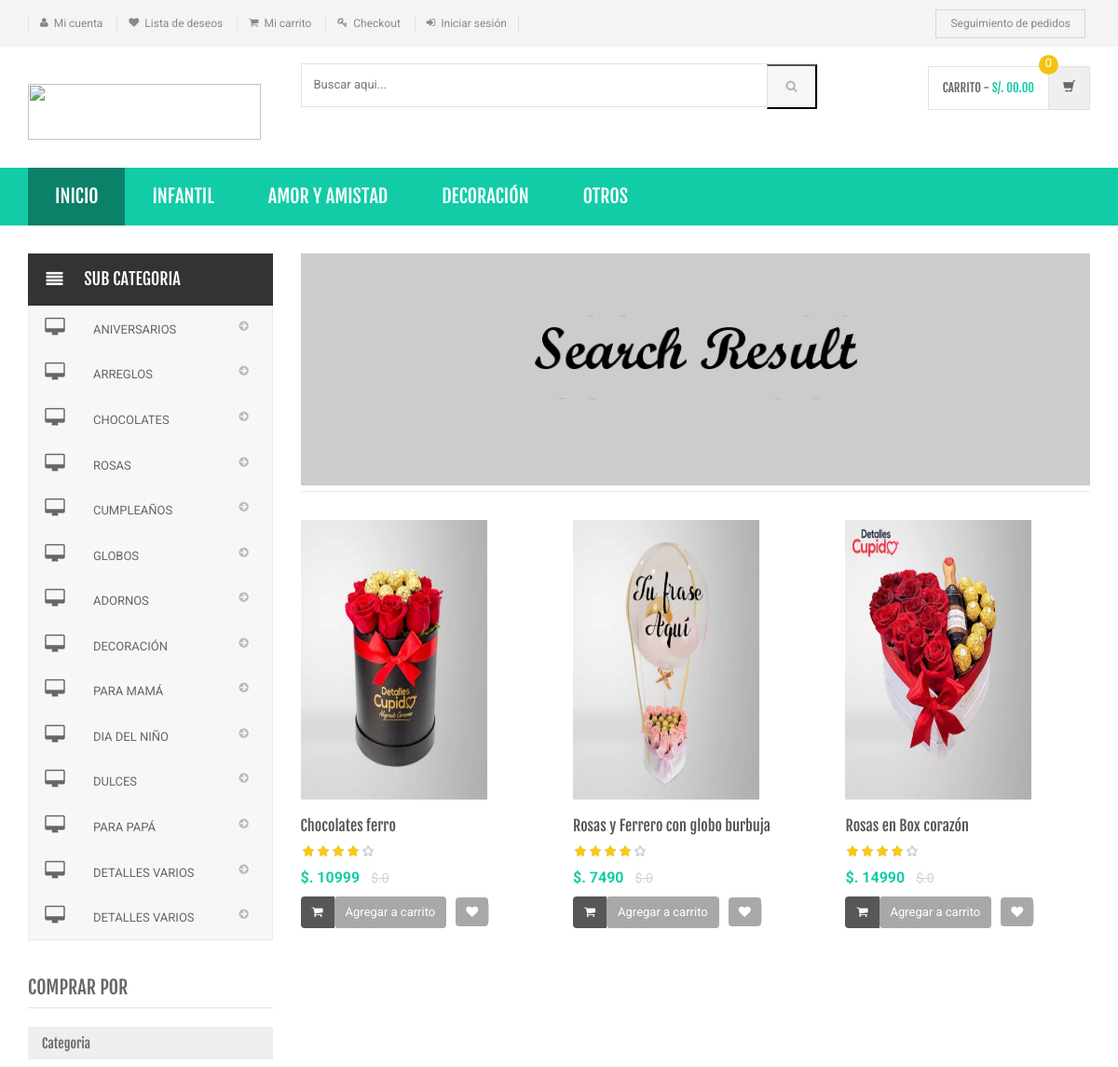
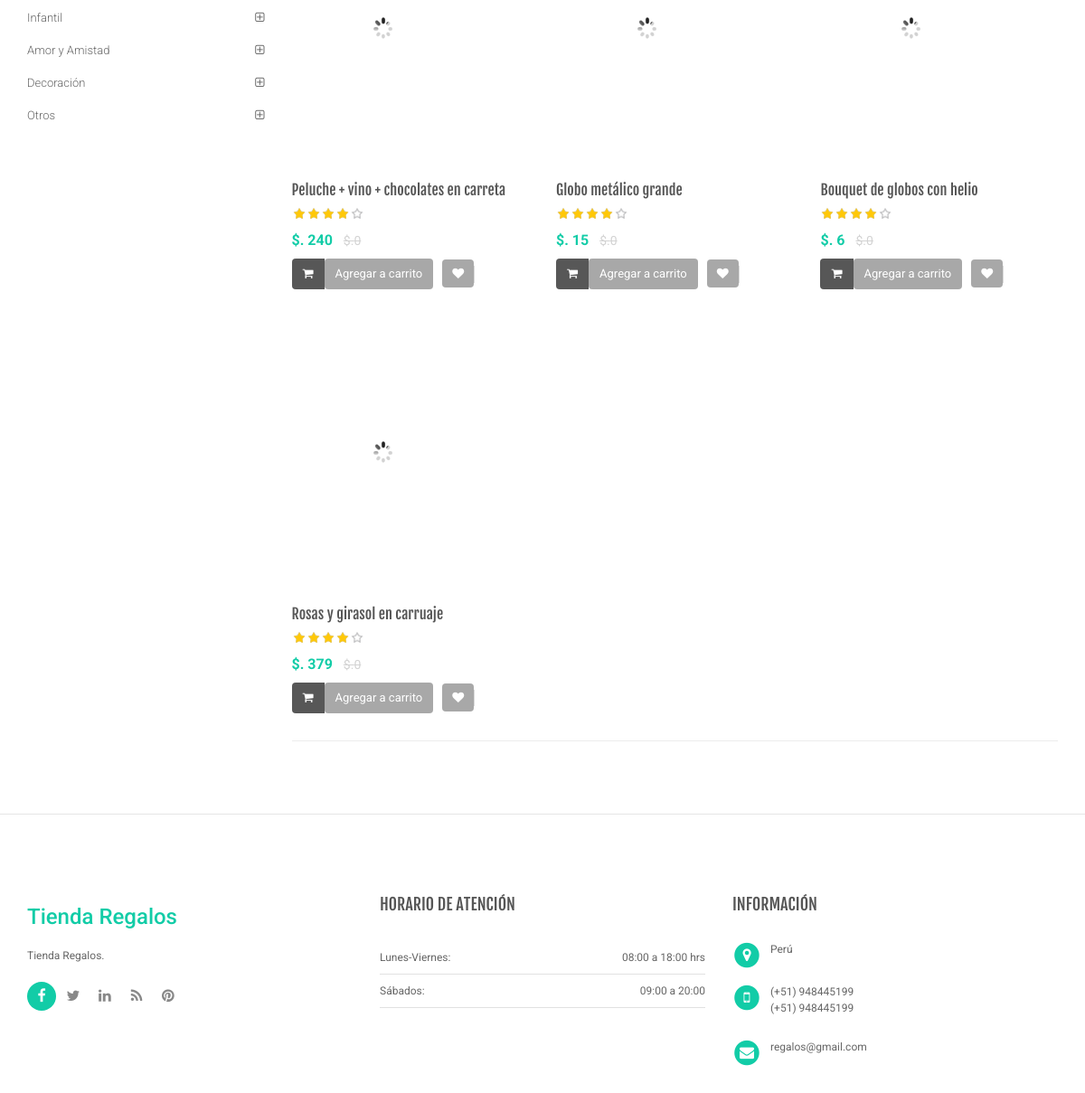
Screenshot of /search-result.php with the database file from the repository (2 pictures, top to bottom).
### tables this page shows
CREATE TABLE `category` (
  `id` int(11) NOT NULL,
  `categoryName` varchar(255) DEFAULT NULL,
  `categoryDescription` longtext DEFAULT NULL,
  `creationDate` timestamp NOT NULL DEFAULT current_timestamp(),
  `updationDate` varchar(255) DEFAULT NULL
);

CREATE TABLE `subcategory` (
  `id` int(11) NOT NULL,
  `categoryid` int(11) DEFAULT NULL,
  `subcategory` varchar(255) DEFAULT NULL,
  `creationDate` timestamp NULL DEFAULT current_timestamp(),
  `updationDate` varchar(255) DEFAULT NULL
);

CREATE TABLE `products` (
  `id` int(11) NOT NULL,
  `category` int(11) NOT NULL,
  `subCategory` int(11) DEFAULT NULL,
  `productName` varchar(255) DEFAULT NULL,
  `productCompany` varchar(255) DEFAULT NULL,
  `productPrice` int(11) DEFAULT NULL,
  `productPriceBeforeDiscount` int(11) DEFAULT NULL,
  `productDescription` longtext DEFAULT NULL,
  `productImage1` varchar(255) DEFAULT NULL,
  `productImage2` varchar(255) DEFAULT NULL,
  `productImage3` varchar(255) DEFAULT NULL,
  `shippingCharge` int(11) DEFAULT NULL,
  `productAvailability` varchar(255) DEFAULT NULL,
  `postingDate` timestamp NULL DEFAULT current_timestamp(),
  `updationDate` varchar(255) DEFAULT NULL
);

### search-result.php (the view, shortened to what this page needs)
<?php
include('includes/config.php');
$find="%{$_POST['product']}%";
?>
<!DOCTYPE html>
<html lang="es">
	<head>
	    <link rel="stylesheet" href="assets/css/bootstrap.min.css">
	    <link rel="stylesheet" href="assets/css/main.css">
	    <link rel="stylesheet" href="assets/css/owl.carousel.css">
		<link rel="stylesheet" href="assets/css/owl.transitions.css">
		<link href="assets/css/lightbox.css" rel="stylesheet">
		<link rel="stylesheet" href="assets/css/animate.min.css">
		<link rel="stylesheet" href="assets/css/rateit.css">
		<link rel="stylesheet" href="assets/css/bootstrap-select.min.css">
		<link rel="stylesheet" href="assets/css/config.css">
		<link href="assets/css/red.css" rel="alternate stylesheet" title="Red color">
		<link rel="stylesheet" href="assets/css/font-awesome.min.css">
	</head>
    <body class="cnt-home">
<header class="header-style-1">
<?php include('includes/top-header.php');?>
<?php include('includes/main-header.php');?>
<?php include('includes/menu-bar.php');?>
</header>
<div class="body-content outer-top-xs">
	<div class='container'>
		<div class='row outer-bottom-sm'>
			<div class='col-md-3 sidebar'>
<div class="side-menu animate-dropdown outer-bottom-xs">
<div class="side-menu animate-dropdown outer-bottom-xs">
    <div class="head"><i class="icon fa fa-align-justify fa-fw"></i>Sub Categoria</div>
    <nav class="yamm megamenu-horizontal" role="navigation">
        <ul class="nav">
            <li class="dropdown menu-item">
              <?php $sql=mysqli_query($con,"select id,subcategory  from subcategory");
while($row=mysqli_fetch_array($sql))
{
    ?>
                <a href="sub-category.php?scid=<?php echo $row['id'];?>" class="dropdown-toggle"><i class="icon fa fa-desktop fa-fw"></i>
                <?php echo $row['subcategory'];?></a>
                <?php }?>
</li>
</ul>
    </nav>
</div>
</div>
	            <div class="sidebar-module-container">
	            	<h3 class="section-title">comprar por</h3>
	            	<div class="sidebar-filter">
<div class="sidebar-widget wow fadeInUp outer-bottom-xs ">
	<div class="widget-header m-t-20">
		<h4 class="widget-title">Categoria</h4>
	</div>
	<div class="sidebar-widget-body m-t-10">
	         <?php $sql=mysqli_query($con,"select id,categoryName  from category");
while($row=mysqli_fetch_array($sql))
{
    ?>
		<div class="accordion">
	    	<div class="accordion-group">
	            <div class="accordion-heading">
	                <a href="category.php?cid=<?php echo $row['id'];?>"  class="accordion-toggle collapsed">
	                   <?php echo $row['categoryName'];?>
	                </a>
	            </div>
	        </div>
	    </div>
	    <?php } ?>
	</div>
</div>
	            	</div>
	            </div>
            </div>
			<div class='col-md-9'>
	<div id="category" class="category-carousel hidden-xs">
		<div class="item">
			<div class="image">
				<img src="assets/images/banners/cat-banner-3.jpg" alt="" class="img-responsive">
			</div>
		</div>
</div>
				<div class="search-result-container">
					<div id="myTabContent" class="tab-content">
						<div class="tab-pane active " id="grid-container">
							<div class="category-product  inner-top-vs">
								<div class="row">
			<?php
$ret=mysqli_query($con,"select * from products where productName like '$find'");
$num=mysqli_num_rows($ret);
if($num>0)
{
while ($row=mysqli_fetch_array($ret))
{?>
		<div class="col-sm-6 col-md-4 wow fadeInUp">
			<div class="products">
	<div class="product">
		<div class="product-image">
			<div class="image">
				<a href="product-details.php?pid=<?php echo htmlentities($row['id']);?>"><img  src="assets/images/blank.gif" data-echo="admin/productimages/<?php echo htmlentities($row['id']);?>/<?php echo htmlentities($row['productImage1']);?>" alt="" width="200" height="300"></a>
			</div>
		</div>
		<div class="product-info text-left">
			<h3 class="name"><a href="product-details.php?pid=<?php echo htmlentities($row['id']);?>"><?php echo htmlentities($row['productName']);?></a></h3>
			<div class="rating rateit-small"></div>
			<div class="product-price">
				<span class="price">
					$. <?php echo htmlentities($row['productPrice']);?>			</span>
										     <span class="price-before-discount">$.<?php echo htmlentities($row['productPriceBeforeDiscount']);?></span>
			</div>
		</div>
					<div class="cart clearfix animate-effect">
				<div class="action">
					<ul class="list-unstyled">
						<li class="add-cart-button btn-group">
							<button class="btn btn-primary icon" data-toggle="dropdown" type="button">
								<i class="fa fa-shopping-cart"></i>
							</button>
							<a href="category.php?page=product&action=add&id=<?php echo $row['id']; ?>">
							<button class="btn btn-primary" type="button">Agregar a carrito</button></a>
						</li>
		                <li class="lnk wishlist">
							<a class="add-to-cart" href="category.php?pid=<?php echo htmlentities($row['id'])?>&&action=wishlist" title="Wishlist">
								 <i class="icon fa fa-heart"></i>
							</a>
						</li>
					</ul>
				</div>
			</div>
			</div>
			</div>
		</div>
	  <?php } } else {?>
		<div class="col-sm-6 col-md-4 wow fadeInUp"> <h3>No se encontraron productos</h3>
		</div>
<?php } ?>
										</div>
							</div>
						</div>
				</div>
			</div>
		</div></div>
</div>
</div>
<?php include('includes/footer.php');?>
</body>
</html>

### includes/menu-bar.php (shortened to what this page needs)
<div class="header-nav animate-dropdown">
    <div class="container">
        <div class="yamm navbar navbar-default" role="navigation">
            <div class="nav-bg-class">
                <div class="navbar-collapse collapse" id="mc-horizontal-menu-collapse">
	<div class="nav-outer">
		<ul class="nav navbar-nav">
			<li class="active dropdown yamm-fw">
				<a href="index.php" data-hover="dropdown" class="dropdown-toggle">Inicio</a>
			</li>
              <?php $sql=mysqli_query($con,"select id,categoryName  from category limit 6");
while($row=mysqli_fetch_array($sql))
{
    ?>
			<li class="dropdown yamm">
				<a href="category.php?cid=<?php echo $row['id'];?>"> <?php echo $row['categoryName'];?></a>
			</li>
			<?php } ?>
		</ul>
		<div class="clearfix"></div>
	</div>
</div>
            </div>
        </div>
    </div>
</div>

### assets/css/lightbox.css (style rules this page uses)
body:after { content: url(../images/close.png) url(../images/loading.gif) url(../images/prev.png) url(../images/next.png); display: none; }

### assets/css/rateit.css (style rules this page uses)
.rateit { display: -moz-inline-box; display: inline-block; position: relative; -webkit-user-select: none; -khtml-user-select: none; -moz-user-select: none; -o-user-select: none; -ms-user-select: none; user-select: none; -webkit-touch-callout: none; }

### assets/css/red.css (style rules this page uses)
a { color: #ff6c6c; }
.header-style-1 .header-nav { background: #ff6c6c; }
.cnt-home .header-style-1 .header-nav .navbar .navbar-nav > li.active { background: #ff1a1a; }
.product .product-info .product-price .price { color: #ff6c6c; }
.sidebar .sidebar-module-container .sidebar-widget .sidebar-widget-body .accordion .accordion-group .accordion-heading .accordion-toggle, .sidebar .sidebar-module-container .sidebar-widget .sidebar-widget-body .accordion .accordion-group .accordion-heading .accordion-toggle:hover, .sidebar .sidebar-module-container .sidebar-widget .sidebar-widget-body .accordion .accordion-group .accordion-heading .accordion-toggle:focus, .sidebar .sidebar-module-container .sidebar-widget .sidebar-widget-body .accordion .accordion-group .accordion-heading .accordion-toggle:after { color: #ff6c6c; }

### rows the page displays
category: categoryName "INFANTIL", categoryName "Infantil"
category: categoryName "AMOR Y AMISTAD", categoryName "Amor y Amistad"
category: categoryName "DECORACIÓN", categoryName "Decoración"
category: categoryName "OTROS", categoryName "Otros"
subcategory: subcategory "ANIVERSARIOS"
subcategory: subcategory "ARREGLOS"
subcategory: subcategory "CHOCOLATES"
subcategory: subcategory "ROSAS"
subcategory: subcategory "CUMPLEAÑOS"
subcategory: subcategory "GLOBOS"
subcategory: subcategory "ADORNOS"
subcategory: subcategory "DECORACIÓN"
subcategory: subcategory "PARA MAMÁ"
subcategory: subcategory "DIA DEL NIÑO"
subcategory: subcategory "DULCES"
subcategory: subcategory "PARA PAPÁ"
subcategory: subcategory "DETALLES VARIOS"
subcategory: subcategory "DETALLES VARIOS"
products: productImage1 (picture), productName "Chocolates ferro", productPrice "10999", productPriceBeforeDiscount "0"
products: productImage1 (picture), productName "Rosas y Ferrero con globo burbuja", productPrice "7490", productPriceBeforeDiscount "0"
products: productImage1 (picture), productName "Rosas en Box corazón", productPrice "14990", productPriceBeforeDiscount "0"
products: productName "Peluche + vino + chocolates en carreta", productPrice "240", productPriceBeforeDiscount "0"
products: productName "Globo metálico grande", productPrice "15", productPriceBeforeDiscount "0"
products: productName "Bouquet de globos con helio", productPrice "6", productPriceBeforeDiscount "0"
products: productName "Rosas y girasol en carruaje", productPrice "379", productPriceBeforeDiscount "0"
